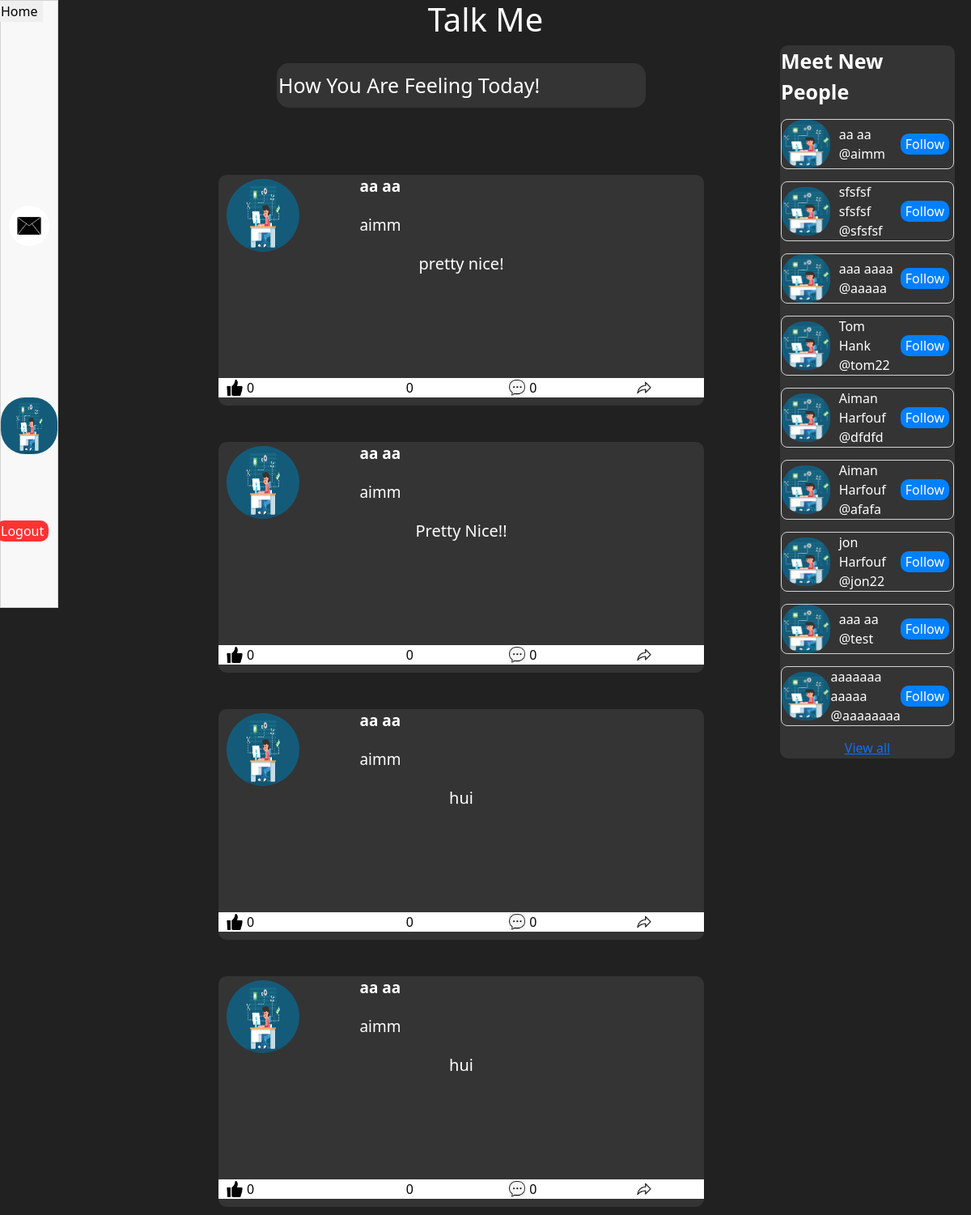
The app's page / (signed in) with its own data.
### media/models.py (models this page shows, shortened)
class User(AbstractUser):
    times_loggin_in = models.IntegerField(default=0, null=True)
    profile_image = models.ImageField(upload_to='images/', null=True)
    bio = models.TextField(max_length=10000000000, null=True, default=None)
    def __str__(self):
        return f'ID: {self.id}, Username: {self.username}, Email: {self.email}, First Name: {self.first_name}, Last Name: {self.last_name}'

class Posts(models.Model):
    first_name = models.CharField(max_length=1000)
    last_name = models.CharField(max_length=1000)
    username = models.CharField(max_length=1000)
    date = models.DateTimeField()
    post = models.TextField(null=False)
    liked_users = models.ManyToManyField(User, related_name='UserLiked', null=True,  default=None)
    disliked_users = models.ManyToManyField(User, related_name='userDisliked', null=True, default=None)

### media/views.py (the view)
# urls.py: path("", views.index, name="index"),
def index(request):
    if not request.user.is_authenticated:
        return render(request, "media/login.html")
    all_posts = reversed(Posts.objects.all())
    allLikes = Likes.objects.all()
    filterd_names = []
    all_users = User.objects.all()
    all_users_filterd = Follow.objects.filter(userf=request.user)
    for names in all_users_filterd:
        filterd_names.append(names.user.username)
    print(filterd_names)
    for post in Posts.objects.all():
        print(post.liked_users.all())
    return render(
        request, "media/index.html", {"allposts": all_posts, "id": request.user, "allLikes": allLikes, "users": all_users, "filtered_names": filterd_names}
    )

### media/templates/media/index.html (shortened to what this page needs)
{% extends 'media/layout.html' %}
{% block head %}
    <link rel="stylesheet" href="/static/css/index.css">
{% endblock %}
{% block body %}
    <div class="whole-screen">
        <div class="post-container">
            <div class="post-element1-container">
                <input id="js-input-content" type="text" placeholder="How You Are Feeling Today!">
            </div>
            <div class="post-element2-container">
            </div>
        </div>
        <div class="suggested-people-container">
            <div class="suggested-people-container2">
                <div class="title-suggested-container">
                    <p>Meet New People</p>
                </div>
                {% for user in users%}
                {% if user.username not in filtered_names %}
                <div class="suggested-people-container3">
                    <div>
                        <a href="{% url 'profile' user.username%}"><img id="suggested-people-profile" src="/medias/{{request.user.profile_image}}" alt=""></a>
                    </div>
                    <div>
                        <p>{{user.first_name}} {{user.last_name}}</p>
                        <p id="suggested-username">@{{user.username}}</p>
                    </div>
                    <div class="btn-follow-container">
                        <button class="suggested-btn-followw">Follow</button>
                    </div>
                </div>
                {% endif %}
                {% endfor %}
                <div class="view-all-container">
                    <a href="">View all </a>
                </div>
            </div>
        </div>
       <div class="all-posts-container1">
            {% for post in allposts%}
            <div class="comment-post-container">
                <div class="all-posts-container2">
                    <div class="posts-top-container">
                        <div class="image-container">
                            <a href="{% url 'profile' post.username%}">
                                <img id="post-profile-pic" src="/medias/{{request.user.profile_image}}" alt="" >
                            </a>
                        </div>
                        <div class="names-container">
                            <p id="full-name">{{post.first_name}} {{post.last_name}}</p>
                            <p id="username">{{post.username}}</p>
                        </div>
                    </div>
                    <div class="post-text-container">
                        <p class="post-text">{{post.post}}</p>
                    </div>
                    <div class="buttons-post-container1">
                        <div class="buttons-post-container2">
                            <div id="like-container" class="btns-container">
                                    {% if request.user in post.liked_users.all %}
                                        <button class="img-like-button" id="btn-like-liked"></button>
                                    {% else %}
                                    <button class="img-like-button" id="btn-like-standard"></button>
                                    {% endif %}
                                <p id="like-count">0</p>
                            </div>
                            <div class="btns-container">
                                {% if request.user in post.disliked_users.all %}
                                <button class="img-dislike-button" id="btn-dislike-disliked"></button>
                                {% else %}
                                    <button class="img-dislike-button"  id="btn-dislike-standard"></button>
                                {% endif %}
                                <p id="dislike-count">0</p>
                            </div>
                            <div class="btns-container">
                                <button class="img-icon-button" id="btn-comment"></button>
                                <p id="comment-number">0</p>
                            </div>
                            <div class="btns-container">
                                <button class="img-icon-button" id="btn-share"></button>
                            </div>
                        </div>
                    </div>
                </div>
            </div>
            {% endfor %}
        </div>
    </div>
{% endblock %}

### media/templates/media/layout.html (shortened to what this page needs)
<!DOCTYPE html>
<html lang="en">
<head>
    <link href="https://cdn.jsdelivr.net/npm/bootstrap@5.3.3/dist/css/bootstrap.min.css" rel="stylesheet">
    <link rel="stylesheet" href="/static/css/index.css">
    {% block head %}
    {% endblock %}
</head>
<body>
  <header>
    <h1>Talk Me</h1>
  </header>
    <div class="nav">
      <div class="nav-container">
        <div class="home-nav-container"><a href="{% url 'index' %}"><button id="btn-home">Home</button></a></div>
        <div class="home-message-container">
          <button id="btn-message"></button>
        </div>
        <div class="profile-nav-container">
          <a href="{% url 'profile' username=request.user.username %}">
            <button id="btn-layout-profile" >
              <img id="img-layout-profile" src="/medias/{{request.user.profile_image}}" alt="" >
            </button>
          </a>
        </div>
        <div class="home-logout-container">
          <button><a href="{% url 'logout'%}">Logout</a></button>
      </div>
      </div>
    </div>
    {% block body %}
    {% endblock %}
</body>
</html>

### records on screen
User: user.profile_image (picture)
User: user.profile_image (picture), first_name "aa", last_name "aa", username "aimm"
User: user.profile_image (picture), first_name "sfsfsf", last_name "sfsfsf", username "sfsfsf"
User: user.profile_image (picture), first_name "aaa", last_name "aaaa", username "aaaaa"
User: user.profile_image (picture), first_name "Tom", last_name "Hank", username "tom22"
User: user.profile_image (picture), first_name "Aiman", last_name "Harfouf", username "dfdfd"
User: user.profile_image (picture), first_name "Aiman", last_name "Harfouf", username "afafa"
User: user.profile_image (picture), first_name "jon", last_name "Harfouf", username "jon22"
User: user.profile_image (picture), first_name "aaa", last_name "aa", username "test"
User: user.profile_image (picture), first_name "aaaaaaa", last_name "aaaaa", username "aaaaaaaa"
Posts: user.profile_image (picture), first_name "aa", last_name "aa", username "aimm", post "pretty nice!"
Posts: user.profile_image (picture), first_name "aa", last_name "aa", username "aimm", post "Pretty Nice!!"
Posts: user.profile_image (picture), first_name "aa", last_name "aa", username "aimm", post "hui"
Posts: user.profile_image (picture), first_name "aa", last_name "aa", username "aimm", post "hui"
